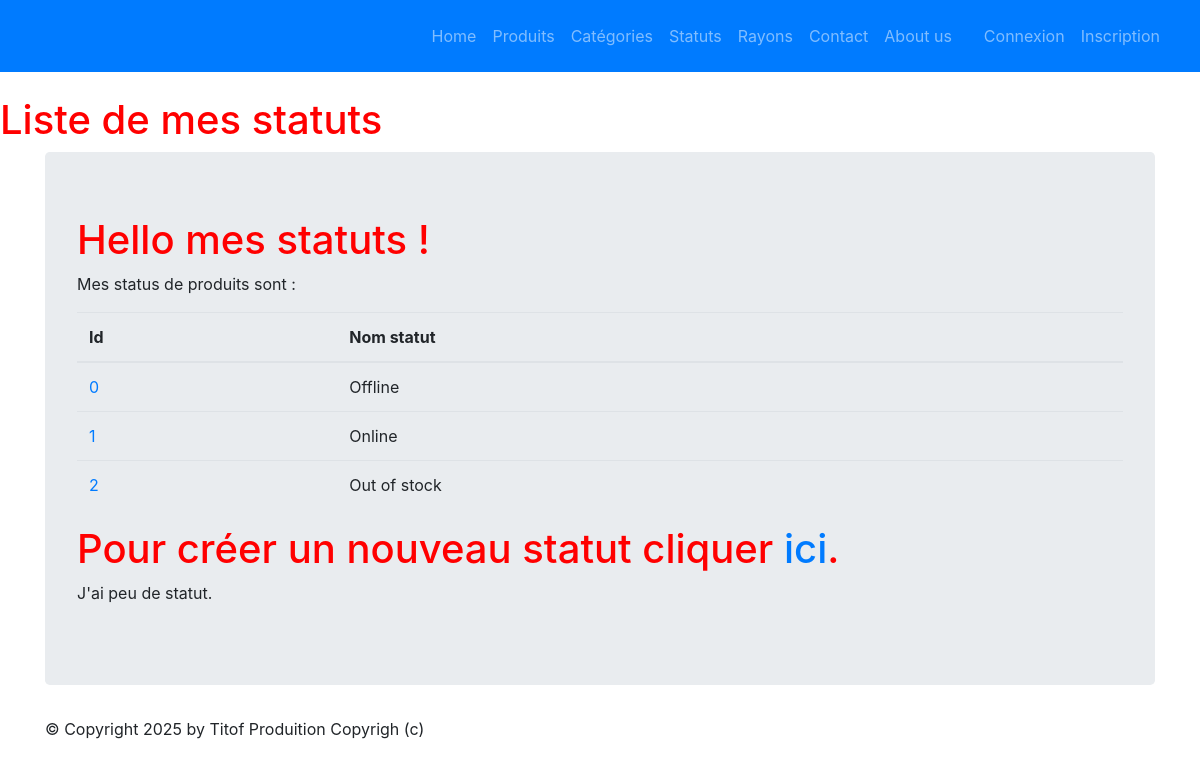
/monApp/statuts/, run on an earlier commit of the app's database.
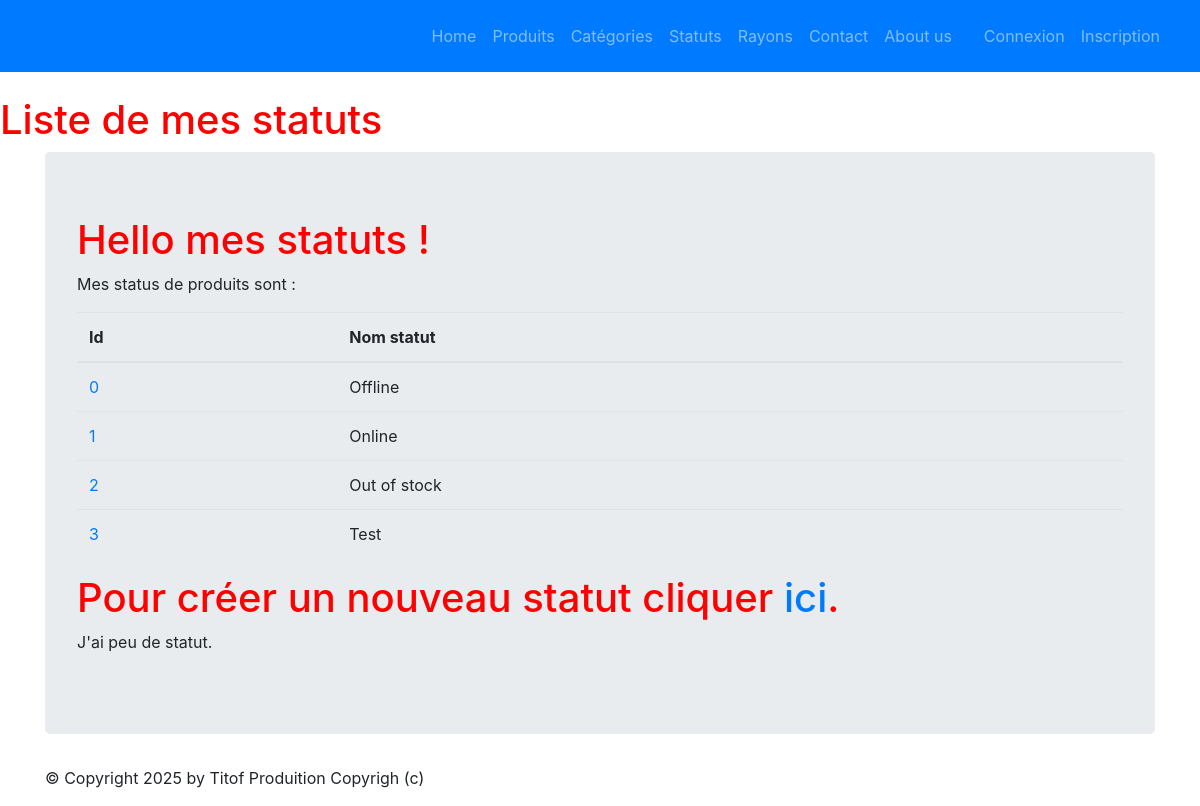
And on a later commit of the database.
### monApp/models.py (models this page shows, shortened)
class Statut(models.Model):
    idStatus = models.AutoField(primary_key=True)
    libelleStatus = models.CharField(max_length=100)

### monApp/views.py (the view)
# urls.py: path("statuts/", views.StatutListView.as_view(), name="lst_stats"),
class StatutListView(ListView):
    model = Statut
    template_name = "monApp/list_statuts.html"
    context_object_name = "stats"
    def get_context_data(self, **kwargs):
        context = super(StatutListView, self).get_context_data(**kwargs)
        context['titremenu'] = "Liste de mes statuts"
        return context

### monApp/templates/monApp/list_statuts.html (shortened to what this page needs)
{% extends 'monApp/base.html' %}
{% block menu %}
    <h1>{{ titremenu }}</h1>
{% endblock %}
{% block contenu %}
    <h1>Hello mes statuts !</h1>
    <p>Mes status de produits sont :</p>
    <table class="table">
        <thead>
            <th>Id</th>
            <th>Nom statut</th>
        </thead>
        <tbody>
            {% for stat in stats %}
            <tr>
                <td><a href="{% url 'dtl_stat' stat.idStatus %}">{{ stat.idStatus }}</a></td>
                <td>{{ stat.libelleStatus }} </td>
            </tr>
            {% endfor %}
        </tbody>
    </table>
    <h1>Pour créer un nouveau statut cliquer <a href="{% url 'crt-stat' %}">ici</a>.</h1>
    <p>
        J'ai
        {% if stats|length < 5 %}
            peu de
        {% elif stats|length < 10 %}
            quelques
        {% else %}
            beaucoup de
        {% endif %}
            statut.
    </p>
{% endblock %}

What changed in the data, as far as the page shows it:
added Statut: idStatus "3", libelleStatus "Test"
